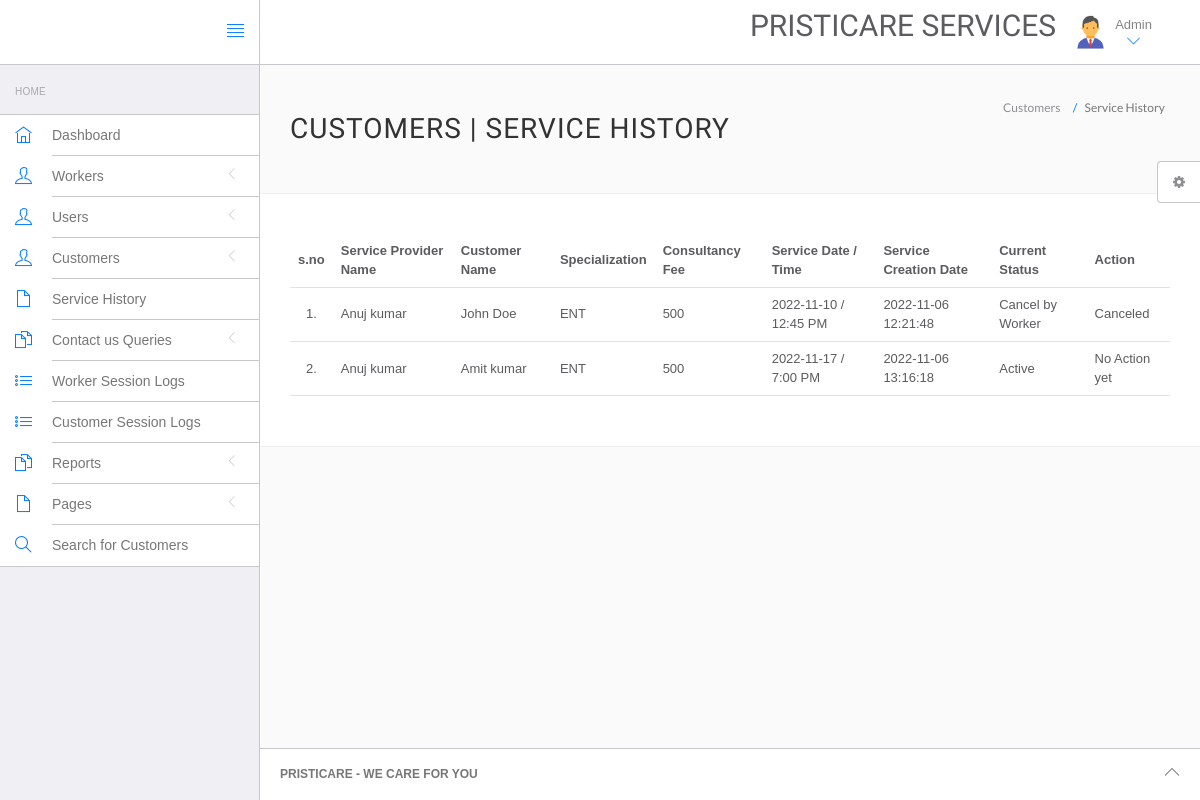
/PristiCare/hms/admin/appointment-history.php (signed in), run on the app's committed database.
### tables this page shows
CREATE TABLE `appointment` (
  `id` int(11) NOT NULL,
  `workerSpecialization` varchar(255) DEFAULT NULL,
  `workerId` int(11) DEFAULT NULL,
  `userId` int(11) DEFAULT NULL,
  `consultancyFees` int(11) DEFAULT NULL,
  `appointmentDate` varchar(255) DEFAULT NULL,
  `appointmentTime` varchar(255) DEFAULT NULL,
  `postingDate` timestamp NULL DEFAULT current_timestamp(),
  `userStatus` int(11) DEFAULT NULL,
  `workerStatus` int(11) DEFAULT NULL,
  `updationDate` timestamp NULL DEFAULT NULL ON UPDATE current_timestamp()
);

CREATE TABLE `workers` (
  `id` int(11) NOT NULL,
  `specilization` varchar(255) DEFAULT NULL,
  `workerName` varchar(255) DEFAULT NULL,
  `address` longtext DEFAULT NULL,
  `docFees` varchar(255) DEFAULT NULL,
  `contactno` bigint(11) DEFAULT NULL,
  `docEmail` varchar(255) DEFAULT NULL,
  `password` varchar(255) DEFAULT NULL,
  `creationDate` timestamp NULL DEFAULT current_timestamp(),
  `updationDate` timestamp NULL DEFAULT NULL ON UPDATE current_timestamp()
);

CREATE TABLE `users` (
  `id` int(11) NOT NULL,
  `fullName` varchar(255) DEFAULT NULL,
  `address` longtext DEFAULT NULL,
  `city` varchar(255) DEFAULT NULL,
  `gender` varchar(255) DEFAULT NULL,
  `email` varchar(255) DEFAULT NULL,
  `password` varchar(255) DEFAULT NULL,
  `regDate` timestamp NULL DEFAULT current_timestamp(),
  `updationDate` timestamp NULL DEFAULT NULL ON UPDATE current_timestamp()
);

### PristiCare/hms/admin/appointment-history.php (the view, shortened to what this page needs)
<?php
include('include/config.php');
if(strlen($_SESSION['id']==0)) {
 header('location:logout.php');
  } else{
?>
<!DOCTYPE html>
<html lang="en">
	<head>
		<link rel="stylesheet" href="vendor/bootstrap/css/bootstrap.min.css">
		<link rel="stylesheet" href="vendor/fontawesome/css/font-awesome.min.css">
		<link rel="stylesheet" href="vendor/themify-icons/themify-icons.min.css">
		<link href="vendor/animate.css/animate.min.css" rel="stylesheet" media="screen">
		<link href="vendor/perfect-scrollbar/perfect-scrollbar.min.css" rel="stylesheet" media="screen">
		<link href="vendor/switchery/switchery.min.css" rel="stylesheet" media="screen">
		<link href="vendor/bootstrap-touchspin/jquery.bootstrap-touchspin.min.css" rel="stylesheet" media="screen">
		<link href="vendor/select2/select2.min.css" rel="stylesheet" media="screen">
		<link href="vendor/bootstrap-datepicker/bootstrap-datepicker3.standalone.min.css" rel="stylesheet" media="screen">
		<link href="vendor/bootstrap-timepicker/bootstrap-timepicker.min.css" rel="stylesheet" media="screen">
		<link rel="stylesheet" href="assets/css/styles.css">
		<link rel="stylesheet" href="assets/css/plugins.css">
		<link rel="stylesheet" href="assets/css/themes/theme-1.css" id="skin_color" />
	</head>
	<body>
		<div id="app">
<?php include('include/sidebar.php');?>
			<div class="app-content">
					<?php include('include/header.php');?>
				<div class="main-content" >
					<div class="wrap-content container" id="container">
						<section id="page-title">
							<div class="row">
								<div class="col-sm-8">
									<h1 class="mainTitle">Customers  | Service History</h1>
																	</div>
								<ol class="breadcrumb">
									<li>
										<span>Customers </span>
									</li>
									<li class="active">
										<span>Service History</span>
									</li>
								</ol>
							</div>
						</section>
						<div class="container-fluid container-fullw bg-white">
									<div class="row">
								<div class="col-md-12">
									<table class="table table-hover" id="sample-table-1">
										<thead>
											<tr>
												<th class="center">s.no</th>
												<th class="hidden-xs">Service Provider Name</th>
												<th>Customer Name</th>
												<th>Specialization</th>
												<th>Consultancy Fee</th>
												<th>Service Date / Time </th>
												<th>Service Creation Date  </th>
												<th>Current Status</th>
												<th>Action</th>
											</tr>
										</thead>
										<tbody>
<?php
$sql=mysqli_query($con,"select workers.workerName as docname,users.fullName as pname,appointment.*  from appointment join workers on workers.id=appointment.workerId join users on users.id=appointment.userId ");
$cnt=1;
while($row=mysqli_fetch_array($sql))
{
?>
											<tr>
												<td class="center"><?php echo $cnt;?>.</td>
												<td class="hidden-xs"><?php echo $row['docname'];?></td>
												<td class="hidden-xs"><?php echo $row['pname'];?></td>
												<td><?php echo $row['workerSpecialization'];?></td>
												<td><?php echo $row['consultancyFees'];?></td>
												<td><?php echo $row['appointmentDate'];?> / <?php echo
												 $row['appointmentTime'];?>
												</td>
												<td><?php echo $row['postingDate'];?></td>
												<td>
<?php if(($row['userStatus']==1) && ($row['workerStatus']==1))
{
	echo "Active";
}
if(($row['userStatus']==1) && ($row['workerStatus']==0))
{
	echo "Cancel by Worker";
}
												?></td>
												<td >
												<div class="visible-md visible-lg hidden-sm hidden-xs">
							<?php if(($row['userStatus']==1) && ($row['workerStatus']==1))
{
echo "No Action yet";
	 } else {
		echo "Canceled";
		} ?>
												</div>
												</td>
											</tr>
											<?php
$cnt=$cnt+1;
											 }?>
										</tbody>
									</table>
								</div>
							</div>
								</div>
					</div>
				</div>
			</div>
	<?php include('include/footer.php');?>
	<?php include('include/setting.php');?>
		</div>
	</body>
</html>
<?php } ?>

### PristiCare/hms/admin/include/sidebar.php (shortened to what this page needs)
<div class="sidebar app-aside" id="sidebar">
				<div class="sidebar-container perfect-scrollbar">
<nav>
						<div class="navbar-title">
							<span>Home </span>
						</div>
						<ul class="main-navigation-menu">
							<li>
								<a href="dashboard.php">
									<div class="item-content">
										<div class="item-media">
											<i class="ti-home"></i>
										</div>
										<div class="item-inner">
											<span class="title"> Dashboard </span>
										</div>
									</div>
								</a>
							</li>
							<li>
								<a href="javascript:void(0)">
									<div class="item-content">
										<div class="item-media">
											<i class="ti-user"></i>
										</div>
										<div class="item-inner">
											<span class="title">Workers </span><i class="icon-arrow"></i>
										</div>
									</div>
								</a>
								</li>
				<li>
								<a href="javascript:void(0)">
									<div class="item-content">
										<div class="item-media">
											<i class="ti-user"></i>
										</div>
										<div class="item-inner">
											<span class="title"> Users </span><i class="icon-arrow"></i>
										</div>
									</div>
								</a>
								</li>
								<li>
								<a href="javascript:void(0)">
									<div class="item-content">
										<div class="item-media">
											<i class="ti-user"></i>
										</div>
										<div class="item-inner">
											<span class="title"> Customers </span><i class="icon-arrow"></i>
										</div>
									</div>
								</a>
								</li>
<li>
								<a href="appointment-history.php">
									<div class="item-content">
										<div class="item-media">
											<i class="ti-file"></i>
										</div>
										<div class="item-inner">
											<span class="title">Service History </span>
										</div>
									</div>
								</a>
							</li>
				<li>
								<a href="javascript:void(0)">
									<div class="item-content">
										<div class="item-media">
											<i class="ti-files"></i>
										</div>
										<div class="item-inner">
											<span class="title"> Contact us Queries </span><i class="icon-arrow"></i>
										</div>
									</div>
								</a>
								</li>
	<li>
								<a href="worker-logs.php">
									<div class="item-content">
										<div class="item-media">
											<i class="ti-list"></i>
										</div>
										<div class="item-inner">
											<span class="title"> Worker Session Logs </span>
										</div>
									</div>
								</a>
							</li>
							<li>
								<a href="user-logs.php">
									<div class="item-content">
										<div class="item-media">
											<i class="ti-list"></i>
										</div>
										<div class="item-inner">
											<span class="title"> Customer Session Logs </span>
										</div>
									</div>
								</a>
							</li>
				<li>
								<a href="javascript:void(0)">
									<div class="item-content">
										<div class="item-media">
											<i class="ti-files"></i>
										</div>
										<div class="item-inner">
											<span class="title"> Reports </span><i class="icon-arrow"></i>
										</div>
									</div>
								</a>
							</li>
				<li>
								<a href="javascript:void(0)">
									<div class="item-content">
										<div class="item-media">
											<i class="ti-file"></i>
										</div>
										<div class="item-inner">
											<span class="title"> Pages </span><i class="icon-arrow"></i>
										</div>
									</div>
								</a>
							</li>
								<li>
								<a href="customer-search.php">
									<div class="item-content">
										<div class="item-media">
											<i class="ti-search"></i>
										</div>
										<div class="item-inner">
											<span class="title"> Search for Customers </span>
										</div>
									</div>
								</a>
							</li>
						</ul>
					</nav>
					</div>
			</div>

### PristiCare/hms/admin/include/header.php (shortened to what this page needs)
<header class="navbar navbar-default navbar-static-top">
					<div class="navbar-header">
						<a class="navbar-brand" href="#">
						</a>
						<a href="#" class="sidebar-toggler pull-right visible-md visible-lg" data-toggle-class="app-sidebar-closed" data-toggle-target="#app">
							<i class="ti-align-justify"></i>
						</a>
					</div>
					<div class="navbar-collapse collapse">
						<ul class="nav navbar-right">
								<li  style="padding-top:2% ">
								<h2>PRISTICARE SERVICES</h2>
							</li>
							<li class="dropdown current-user">
								<a href class="dropdown-toggle" data-toggle="dropdown">
									<img src="assets/images/adicon.png" > <span class="username">
			Admin
									<i class="ti-angle-down"></i></i></span>
								</a>
							</li>
						</ul>
					</div>
				</header>

### PristiCare/hms/admin/include/footer.php
<footer>
				<div class="footer-inner">
					<div class="pull-left">
					<span class="text-bold text-uppercase">Pristicare - we care for you</span>
					</div>
					<div class="pull-right">
						<span class="go-top"><i class="ti-angle-up"></i></span>
					</div>
				</div>
			</footer>

### PristiCare/hms/admin/include/setting.php (shortened to what this page needs)
<div class="settings panel panel-default hidden-xs hidden-sm" id="settings">
				<button ct-toggle="toggle" data-toggle-class="active" data-toggle-target="#settings" class="btn btn-default">
					<i class="fa fa-spin fa-gear"></i>
				</button>
			</div>

### PristiCare/hms/admin/assets/css/plugins.css (style rules this page uses)
.perfect-scrollbar { overflow-y: hidden !important; }

### PristiCare/hms/admin/assets/css/themes/theme-1.css (style rules this page uses)
body { background: #FAFAFA; }
header .navbar-header { background: #ffffff !important; border-right-color: #c8c7cc !important; border-bottom-color: #c8c7cc !important; }
header .navbar-header .sidebar-toggler, header .navbar-header .sidebar-mobile-toggler { color: #007aff !important; }
header .navbar-header .navbar-brand { color: #777 !important; }
header .navbar-collapse { background: #ffffff !important; border-bottom-color: #c8c7cc !important; box-shadow: none !important; }
header .navbar-collapse .navbar-right > li > a { color: #777; }
header .navbar-collapse .navbar-right > li > a i { color: #007aff !important; }
#sidebar { background: #EFEFF4 !important; }
#sidebar:before { border-right-width: "1px" !important; border-right-style: solid; border-right-color: #c8c7cc !important; }
#sidebar nav { border-right-width: "1px" !important; border-right-style: solid; border-right-color: #c8c7cc !important; }
#sidebar nav .navbar-title { color: #aaaaaa; }
#sidebar nav > ul { background: #ffffff !important; border-bottom-color: #c8c7cc !important; border-top-color: #c8c7cc !important; }
#sidebar nav > ul > li > a .item-media > i { color: #007aff !important; }
#sidebar nav > ul > li > a .item-inner { color: #777 !important; border-bottom-color: #c8c7cc; }
#app > footer { background: #ffffff !important; border-top-color: #c8c7cc !important; color: #777; }

### data on the page
appointment: workerId.workerName "Anuj kumar", userId.fullName "John Doe", workerSpecialization "ENT", consultancyFees "500", appointmentDate "2022-11-10", appointmentTime "12:45 PM", postingDate "2022-11-06 12:21:48", userStatus "Cancel by Worker"
appointment: workerId.workerName "Anuj kumar", userId.fullName "Amit kumar", workerSpecialization "ENT", consultancyFees "500", appointmentDate "2022-11-17", appointmentTime "7:00 PM", postingDate "2022-11-06 13:16:18", userStatus "Active"
